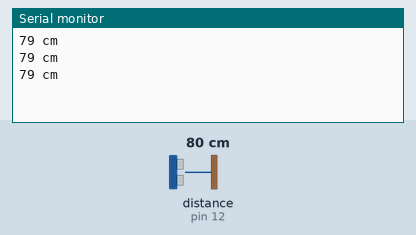
This sketch was run on a simulated Arduino Uno, built with avr-gcc and run on an emulated ATmega328P. On the bench: the last lines printed to the serial monitor. Wiring (inferred from the names in the program): ultrasonic range finder: trigger pin 13; echo pin 12. Inputs (shaded band) come from the test bench; at power-on: distance to the obstacle (sensor on pin 12) 80 cm. The echo pulse lasts 58.3 µs per cm.

Above: at 1.3 s.
1.4 s: distance to the obstacle (sensor on pin 12) set to 2 cm
At 1.9 s:
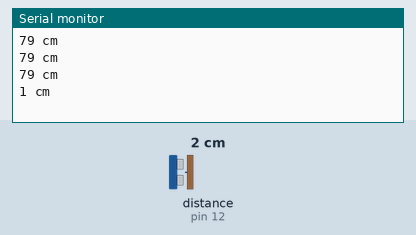
2.9 s: distance to the obstacle (sensor on pin 12) set to 4 cm
At 3.4 s:
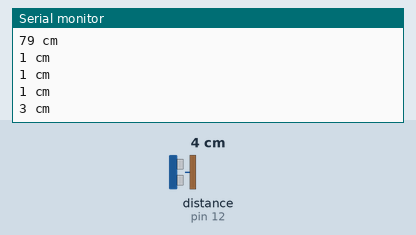
Timing chart, 0 to 5.9 s (numbered marks = the images above; inputs shaded):
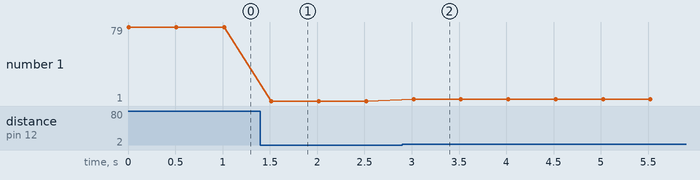

Measured:
- after the input at 1.4 s, the serial monitor: prints a new line after 0.12 s (image 1)
- after the input at 2.9 s, the serial monitor: prints a new line after 0.12 s (image 2)
- plotted number 1: 79 → 1 after the input at 1.4 s, 1 → 3 after the input at 2.9 s

The sketch:

sonictest.ino
```cpp
#define trigPin 13
#define echoPin 12
#define led 11
#define led2 10

void setup() {
  Serial.begin (9600);
  pinMode(trigPin, OUTPUT);
  pinMode(echoPin, INPUT);
}

void loop() {
  long duration, distance;
  digitalWrite(trigPin, LOW);
  delayMicroseconds(2);
  digitalWrite(trigPin, HIGH);
  delayMicroseconds(10);
  digitalWrite(trigPin, LOW);
  duration = pulseIn(echoPin, HIGH);
  distance = (duration/2) / 29.1;
  Serial.print(distance);
  Serial.println(" cm");
  delay(500);
}
```
